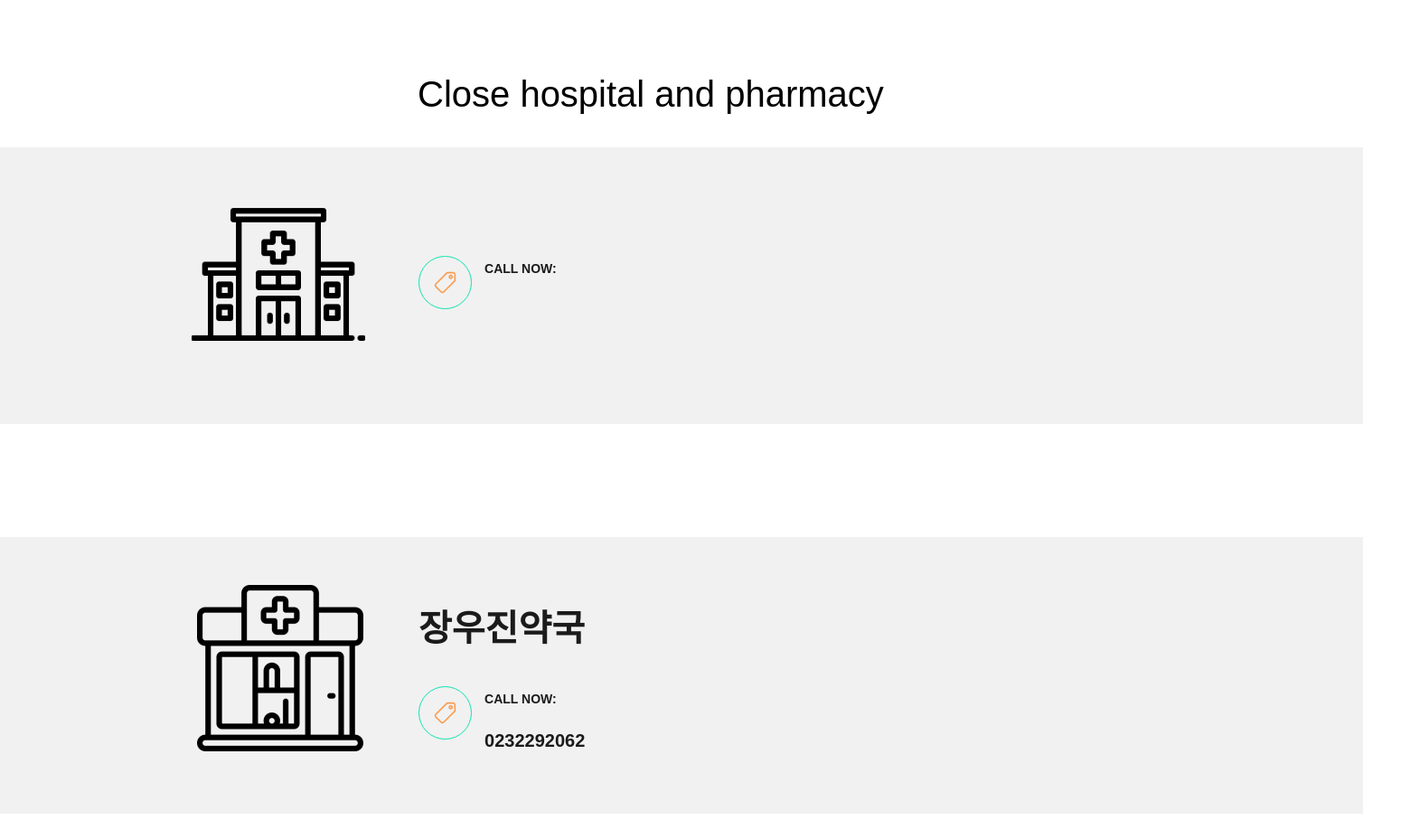
The page /res_detail.php?Res_ID=55 (lower part) on the database as committed earlier.
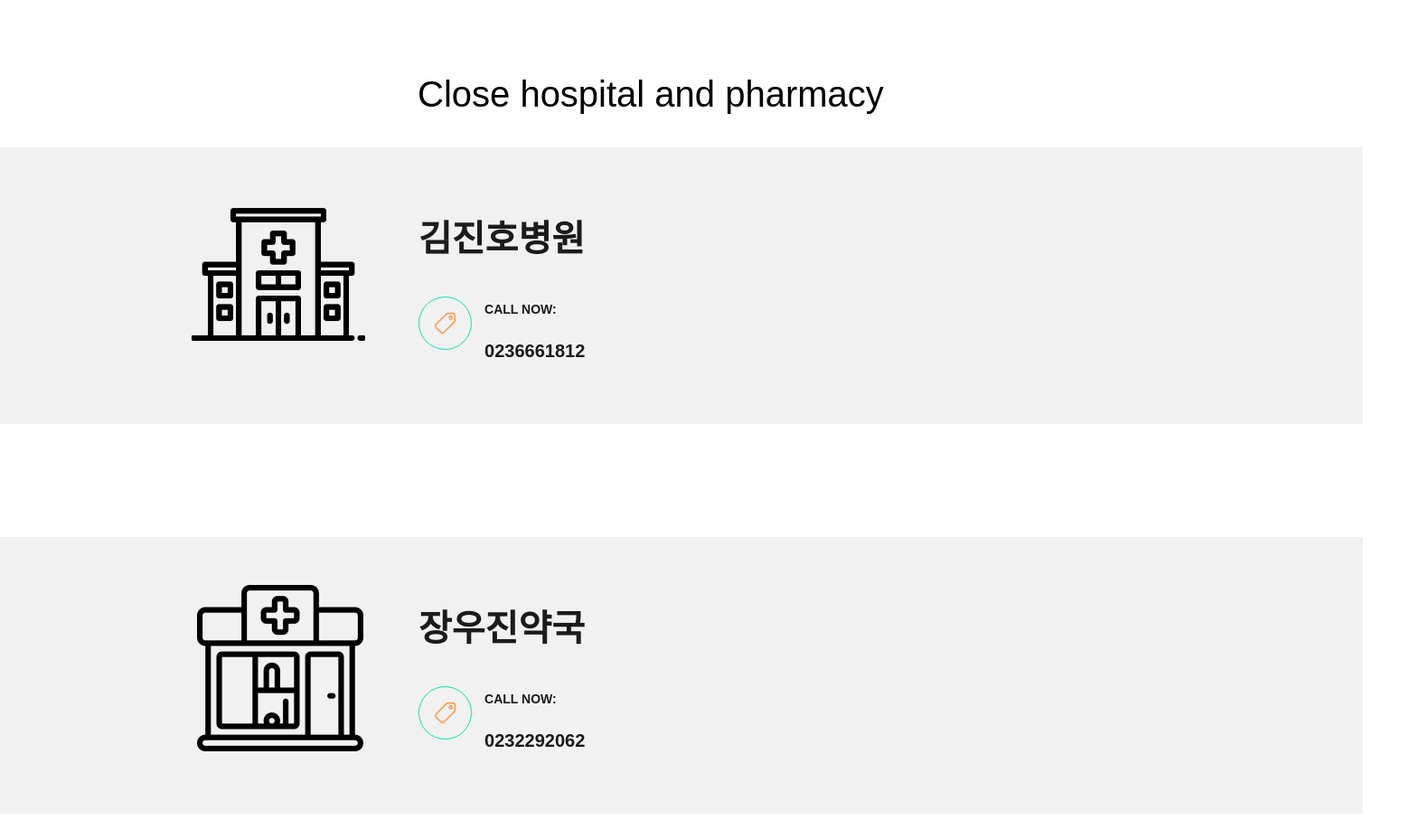
The same page on the database as committed later.
### tables this page shows
CREATE TABLE `pharmacy` (
  `Drug_ID` varchar(10) NOT NULL,
  `Drug_address` varchar(20) NOT NULL,
  `Drug_name` varchar(20) NOT NULL,
  `Drug_num` varchar(20) NOT NULL,
  PRIMARY KEY (`Drug_ID`)
);

CREATE TABLE `hospital` (
  `Hos_ID` varchar(10) NOT NULL,
  `Hos_address` varchar(20) NOT NULL,
  `Hos_name` varchar(10) NOT NULL,
  `Hos_num` varchar(20) NOT NULL,
  PRIMARY KEY (`Hos_ID`)
);

### res_detail.php (the view, shortened to what this page needs)
<?php
$mysqli = mysqli_connect("localhost", "team06", "team06", "team06");
?>
<!DOCTYPE html>
<html lang="ko">
<head>
    <link rel="stylesheet" href="css/resdetail_globals.css" />
    <link rel="stylesheet" href="css/resdetail_styleguide.css" />
    <link rel="stylesheet" href="css/res_detail.css" />
</head>
<body>
    <div class="screen">
        <div class="div">
        </div>
        <?php
        $resid = isset($_GET['Res_ID']) ? $_GET['Res_ID'] : '';
        $sql = "SELECT h.Hos_name, h.Hos_num
                            FROM restaurant r
                            LEFT JOIN hospital h ON SUBSTRING_INDEX(r.Res_address, ' ', -1) = SUBSTRING_INDEX(h.Hos_address, ' ', -1)
                            WHERE r.Res_ID = '$resid'";
        $res = mysqli_query($mysqli, $sql);
        if ($res) {
            $hospitalData = mysqli_fetch_array($res, MYSQLI_ASSOC);
            if ($hospitalData) {
                $hosName = $hospitalData['Hos_name'];
                $hosNum = $hospitalData['Hos_num'];
                echo "<div class='hos'>
                    <div class='text-4'>
                        <div class='content'>
                            <div class='div-wrapper-2'>
                                <div class='div-wrapper-2'>
                                    <div class='text-wrapper-9'>$hosName</div>
                                </div>
                            </div>
                        </div>
                        <div class='address'>
                            <div class='element'>
                                <div class='vector-wrapper'><img class='vector-3' src='img/vector-4.svg' /></div>
                                <div class='text-5'>
                                    <div class='text-wrapper-10'>CALL NOW:</div>
                                    <p class='text-wrapper-11'> $hosNum</p>
                                </div>
                            </div>
                        </div>
                    </div>
                    <img class='image' src='img/image-1.png' />
                    </div>";
            }
        } else {
            echo "Query Error";
        }
        ?>
        <?php
        $resid = isset($_GET['Res_ID']) ? $_GET['Res_ID'] : '';
        $sql = "SELECT p.Drug_name, p.Drug_num
                            FROM restaurant r
                            LEFT JOIN pharmacy p ON SUBSTRING_INDEX(r.Res_address, ' ', -1) = SUBSTRING_INDEX(p.Drug_address, ' ', -1)
                            WHERE r.Res_ID = '$resid'";
        $res = mysqli_query($mysqli, $sql);
        if ($res) {
            $pharmacyData = mysqli_fetch_array($res, MYSQLI_ASSOC);
            if ($pharmacyData) {
                $drugName = $pharmacyData['Drug_name'];
                $drugNum = $pharmacyData['Drug_num'];
                echo "<div class='drug'>
                        <div class='text-4'>
                            <div class='heading-wrapper'>
                                <div class='div-wrapper-2'>
                                    <div class='div-wrapper-2'>
                                        <div class='text-wrapper-9'>$drugName</div>
                                    </div>
                                </div>
                            </div>
                        <div class='address'>
                            <div class='element'>
                                <div class='vector-wrapper'><img class='vector-3' src='img/vector-4.svg' /></div>
                                <div class='text-5'>
                                    <div class='text-wrapper-10'>CALL NOW:</div>
                                    <p class='text-wrapper-11'>$drugNum</p>
                                </div>
                            </div>
                        </div>
                    </div>
                    <img class='image-2' src='img/drug-1img.png' />
                </div>";
            }
        } else {
            echo "Query Error";
        }
        ?>
        <div class="text-wrapper-12">Close hospital and pharmacy</div>
    </div>
</body>
</html>

### css/resdetail_globals.css (style rules this page uses)
* { -webkit-font-smoothing: antialiased; box-sizing: border-box; }
html, body { margin: 0px; height: 100%; }

### css/resdetail_styleguide.css (style rules this page uses)
:root { --themewhite: rgba(255, 255, 255, 1); --x: rgba(255, 210, 51, 1); --button-bold-font-family: "SourceSans Pro-Bold", Helvetica; --button-bold-font-weight: 700; --button-bold-font-size: 18px; --button-bold-letter-spacing: 0px; --button-bold-line-height: 100%; --button-bold-font-style: normal; }

### css/res_detail.css (style rules this page uses)
.screen { background-color: #ffffff; display: flex; flex-direction: row; justify-content: center; width: 100%; }
.screen .div { background-color: #ffffff; overflow: hidden; width: 1509px; height: 3497px; position: relative; }
.screen .hos { position: absolute; width: 1520px; height: 306px; top: 2169px; left: -12px; background-color: #f1f1f1; }
.screen .text-4 { display: flex; flex-direction: column; width: 459px; align-items: flex-start; gap: 40px; position: absolute; top: 80px; left: 475px; }
.screen .content { display: flex; flex-direction: column; width: 554px; align-items: flex-start; gap: 22px; position: relative; flex: 0 0 auto; margin-right: -95px; }
.screen .div-wrapper-2 { display: flex; flex-direction: column; width: 362px; align-items: flex-start; gap: 10px; position: relative; flex: 0 0 auto; }
.screen .text-wrapper-9 { position: relative; width: fit-content; margin-top: -1px; font-family: "Montserrat-Bold", Helvetica; font-weight: 700; color: #1b1b1b; font-size: 40px; letter-spacing: 0; line-height: 45.8px; white-space: nowrap; }
.screen .address { display: flex; width: 579.18px; align-items: flex-start; gap: 50px; position: relative; flex: 0 0 auto; margin-right: -120.18px; }
.screen .element { display: inline-flex; align-items: center; gap: 14px; position: relative; flex: 0 0 auto; }
.screen .vector-wrapper { position: relative; width: 59.09px; height: 59.09px; border-radius: 29.54px; border: 1px solid; border-color: #0fe3af; }
.screen .vector-3 { position: absolute; width: 25px; height: 25px; top: 16px; left: 16px; }
.screen .text-5 { position: relative; width: 206px; height: 48.59px; margin-right: -4px; }
.screen .text-wrapper-10 { position: absolute; top: 0; left: 0; font-family: "Lato-SemiBold", Helvetica; font-weight: 600; color: #1b1b1b; font-size: 14px; letter-spacing: 0; line-height: 19.9px; white-space: nowrap; }
.screen .text-wrapper-11 { position: absolute; top: 21px; left: 0; font-family: "Lato-Bold", Helvetica; font-weight: 700; color: #1b1b1b; font-size: 20px; letter-spacing: 0; line-height: 28.4px; white-space: nowrap; }
.screen .image { width: 192px; height: 200px; top: 39px; left: 224px; position: absolute; object-fit: cover; }
.screen .drug { position: absolute; width: 1520px; height: 306px; top: 2600px; left: -12px; background-color: #f1f1f1; }
.screen .heading-wrapper { display: flex; flex-direction: column; width: 554px; align-items: flex-start; gap: 22px; position: relative; flex: 0 0 auto; margin-right: -95px; background-color: #f1f1f1; }
.screen .image-2 { width: 184px; height: 184px; top: 53px; left: 230px; position: absolute; object-fit: cover; }
.screen .text-wrapper-12 { position: absolute; width: 404px; top: 2086px; left: 462px; font-family: 'Black Han Sans', sans-serif; font-weight: 500; color: #000000; font-size: 40px; letter-spacing: 0; line-height: 48px; white-space: nowrap; }

Rows that differ between the two databases and show on the page:
now on this page (row edited): hospital: Hos_name "김진호병원", Hos_num "0236661812"
